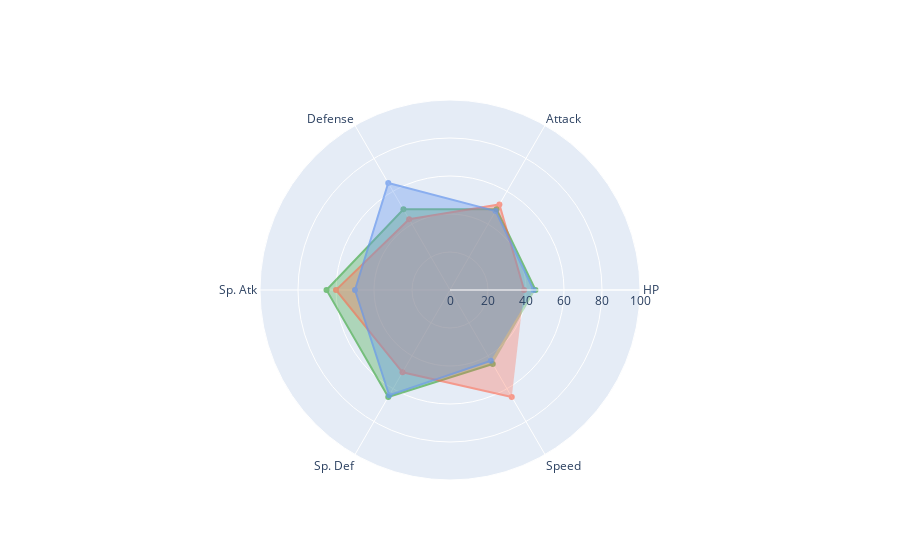

Write notebook code for a chart like this one.
### Code cell
bulbasaur_stats=np.array(starters.iloc[0,4:10])
charmander_stats=np.array(starters.iloc[1,4:10])
squirtle_stats=np.array(starters.iloc[2,4:10])


categories = database.columns.drop(['Total','Type 1','Type 2','Name','Generation','Legendary'])

fig = go.Figure()

fig.add_trace(go.Scatterpolar(
      r=bulbasaur_stats,
      theta=categories,
      fill='toself',
      name='Bulbasaur',
      marker_color='#2ca02c',
      opacity=0.6
))
fig.add_trace(go.Scatterpolar(
      r=charmander_stats,
      theta=categories,
      fill='toself',
      name='Charmander',
      marker_color='tomato',
      opacity=0.6
))

fig.add_trace(go.Scatterpolar(
      r=squirtle_stats,
      theta=categories,
      fill='toself',
      name='Squirtle',
      marker_color='cornflowerblue',
      opacity=0.7
))

fig.update_layout(
  polar=dict(
    radialaxis=dict(
      visible=True,
      range=[0, 100]
    )),
  showlegend=False
)

fig.show()

### Figure 1 — Plotly figure (JSON) as saved in the notebook; plotly's stock layout.template omitted (floating-point values rounded to 4 significant figures)
{"data": [{"fill": "toself", "marker": {"color": "#2ca02c"}, "name": "Bulbasaur", "opacity": 0.6, "r": [45, 49, 49, 65, 65, 45], "theta": ["HP", "Attack", "Defense", "Sp. Atk", "Sp. Def", "Speed"], "type": "scatterpolar"}, {"fill": "toself", "marker": {"color": "tomato"}, "name": "Charmander", "opacity": 0.6, "r": [39, 52, 43, 60, 50, 65], "theta": ["HP", "Attack", "Defense", "Sp. Atk", "Sp. Def", "Speed"], "type": "scatterpolar"}, {"fill": "toself", "marker": {"color": "cornflowerblue"}, "name": "Squirtle", "opacity": 0.7, "r": [44, 48, 65, 50, 64, 43], "theta": ["HP", "Attack", "Defense", "Sp. Atk", "Sp. Def", "Speed"], "type": "scatterpolar"}], "layout": {"polar": {"radialaxis": {"range": [0, 100], "visible": true}}, "showlegend": false}}
